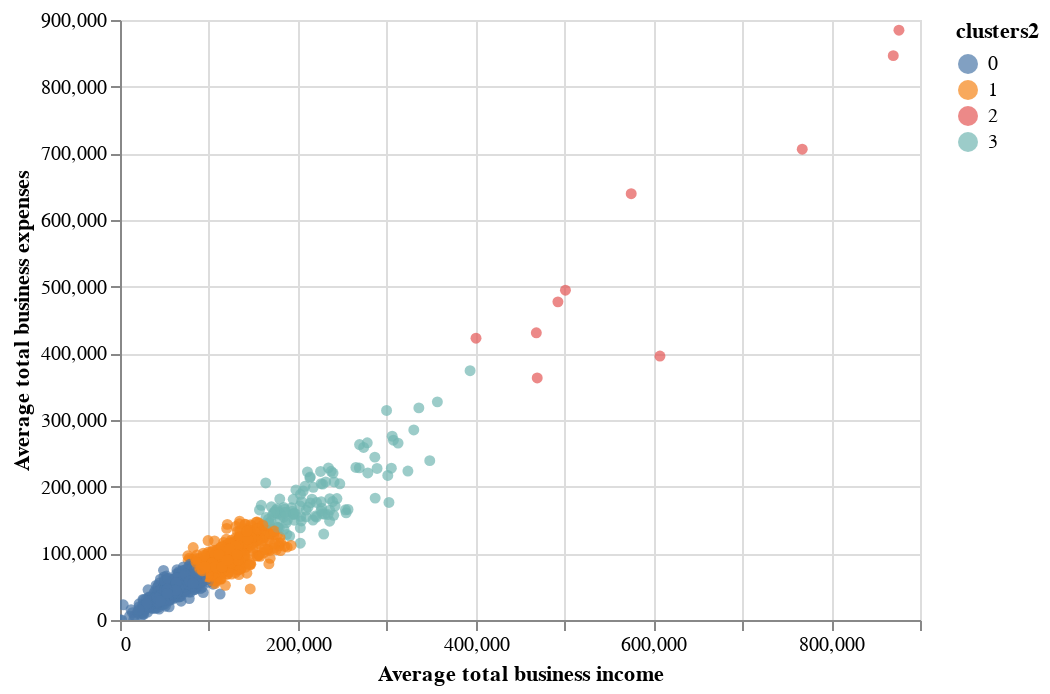

The code cell stored with this chart in its notebook:
### Code cell
#15 Now plot the scatter plot using the mark_circle() and encode() methods from the altair package. Also, to add interactiveness, use the tooltip parameter and the interactive() method from the altair package 
  # as shown in the following code snippet:
alt.Chart(df).mark_circle().encode(x='Average total business income', 
                                  y='Average total business expenses', 
                                  color='clusters2:N',
                                  tooltip=['Postcode', 'clusters2', 
                                          'Average total business income',
                                          'Average total business expenses']).interactive()

### Figure 1 — Vega-Lite specification as saved in the notebook (floating-point values rounded to 4 significant figures; data arrays with more than 128 entries replaced by an {"elided": "..."} marker saying what was removed)
{"config": {"view": {"continuousWidth": 400, "continuousHeight": 300}}, "data": {"name": "data-8eb0add13acf0f5b54e38af90bbffbb6"}, "mark": "circle", "encoding": {"color": {"type": "nominal", "field": "clusters2"}, "tooltip": [{"type": "quantitative", "field": "Postcode"}, {"type": "quantitative", "field": "clusters2"}, {"type": "quantitative", "field": "Average total business income"}, {"type": "quantitative", "field": "Average total business expenses"}], "x": {"type": "quantitative", "field": "Average total business income"}, "y": {"type": "quantitative", "field": "Average total business expenses"}}, "selection": {"selector001": {"type": "interval", "bind": "scales", "encodings": ["x", "y"]}}, "$schema": "https://vega.github.io/schema/vega-lite/v4.8.1.json", "datasets": {"data-8eb0add13acf0f5b54e38af90bbffbb6": {"elided": "2473 records"}}}
